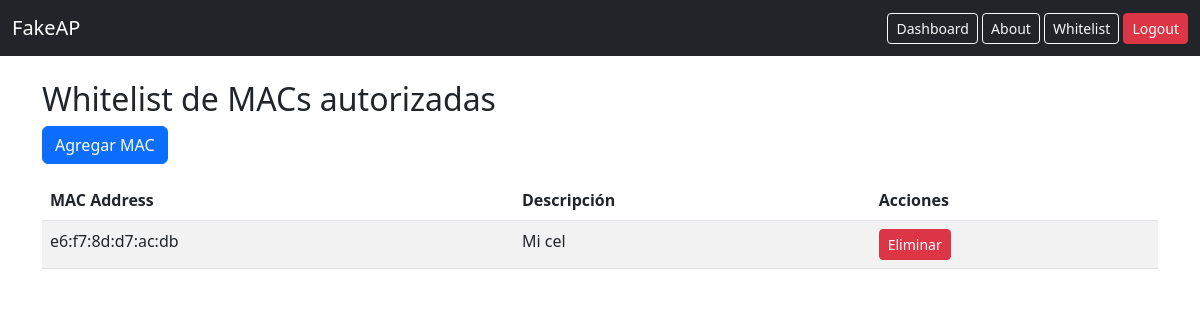
The app's page /whitelist/ (signed in), older data.
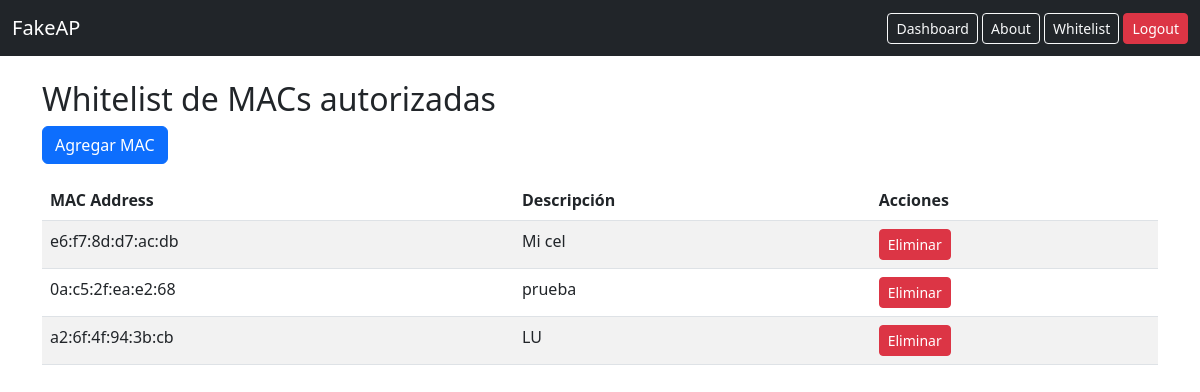
The same page, newer data.
### board/models.py (models this page shows, shortened)
class AllowedDevice(models.Model):
    mac_address = models.CharField("Dirección MAC", max_length=17, unique=True)
    description = models.CharField("Descripción", max_length=100, blank=True)

### board/views.py (the view)
# urls.py: path('whitelist/', views.whitelist_list, name='whitelist_list'),
@login_required
def whitelist_list(request):
    devices = AllowedDevice.objects.all()
    return render(request, 'board/whitelist_list.html', {'devices': devices})

### board/templates/board/whitelist_list.html (shortened to what this page needs)
{% extends 'board/base.html' %}
{% block content %}
<h2>Whitelist de MACs autorizadas</h2>
<a href="{% url 'whitelist_add' %}" class="btn btn-primary mb-3">Agregar MAC</a>
<table class="table table-striped">
    <thead>
        <tr>
            <th>MAC Address</th>
            <th>Descripción</th>
            <th>Acciones</th>
        </tr>
    </thead>
    <tbody>
    {% for device in devices %}
        <tr>
            <td>{{ device.mac_address }}</td>
            <td>{{ device.description }}</td>
            <td>
                <form action="{% url 'whitelist_delete' device.pk %}" method="post" style="display:inline;">
                    <button class="btn btn-danger btn-sm" type="submit" onclick="return confirm('¿Eliminar esta MAC?')">Eliminar</button>
                </form>
            </td>
        </tr>
    {% empty %}
        <tr><td colspan="3">No hay MACs en la whitelist.</td></tr>
    {% endfor %}
    </tbody>
</table>
{% endblock %}

Row changes from the older to the newer data that the page shows:
added AllowedDevice: mac_address "0a:c5:2f:ea:e2:68", description "prueba"
added AllowedDevice: mac_address "a2:6f:4f:94:3b:cb", description "LU"
